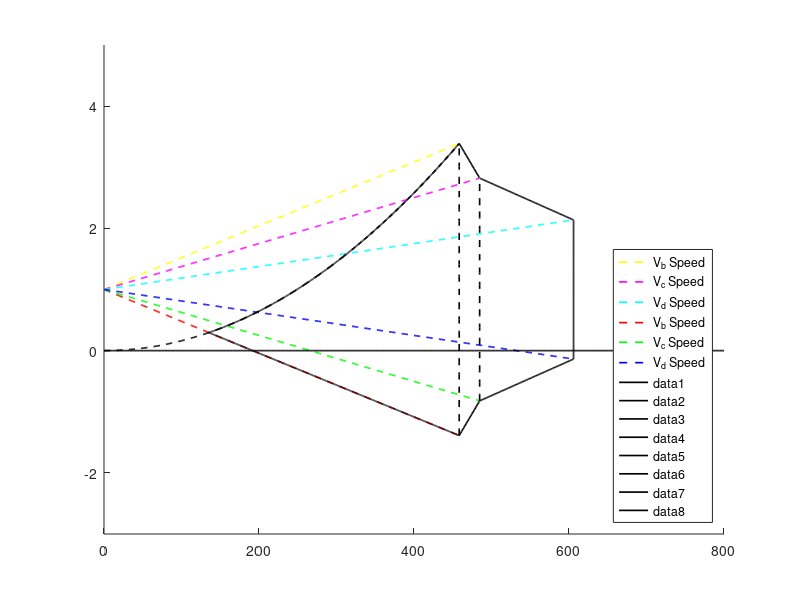

Here is the MATLAB script that generated this plot: (Note: this script raises an error after producing the figure.)
c=1.0
mVb=0.005212
mVc=0.003759
mVd=0.001878
Vb=458.3313
Vc=484.692
Vd=605.865

B1=c+mVb*Vb
C1=c+mVc*Vc
D1=c+mVd*Vd
D2=c-mVd*Vd
C2=c-mVc*Vc
B2=c-mVb*Vb

xa=0:1:800
ya=0*ones(size(xa))
xb=0:1:Vb
yb=c+mVb*xb
yb2=c-mVb*xb
xc=0:1:Vc
yc=c+mVc*xc
yc2=c-mVc*xc
xd=0:1:Vd
yd=c+mVd*xd
yd2=c-mVd*xd
M=B1/(Vb.^2)
yp=M*(xb.^2)
yv1=B2:0.1:B1
yv2=C2:0.1:C1
xv1=Vb*ones(size(yv1))
xv2=Vc*ones(size(yv2))

Mbc=(B1-C1)/(Vb-Vc)
Mbc2=(B2-C2)/(Vb-Vc)
Mcd=(C1-D1)/(Vc-Vd)
Mcd2=(C2-D2)/(Vc-Vd)


X=(c - (2*M*c - mVb*(mVb^2 + 4*M*c)^(1/2) + mVb^2)/(2*M))/mVb
Y=(2*M*c - mVb*(mVb^2 + 4*M*c)^(1/2) + mVb^2)/(2*M)

yD=D2:0.01:D1
xD=Vd*ones(size(yD))
xbc=Vb:1:Vc
xcd=Vc:1:Vd
yB1=B1+Mbc*(xbc-Vb)
yC1=C1+Mcd*(xcd-Vc)
yB2=B2+Mbc2*(xbc-Vb)
yC2=C2+Mcd2*(xcd-Vc)
xA=X:0.1:Vb
yA1=M*(xA.^2)
yA2=-mVb*xA+c
hold on
plot(xb,yb,'--y',xc,yc,'--m',xd,yd,'--c',xb,yb2,'--r',xc,yc2,'--g',xd,yd2,'--b',xb,yp,'--k',xv1,yv1,'--k',xv2,yv2,'--k')
legend({'V_{b} Speed','V_{c} Speed','V_{d} Speed','V_{b} Speed','V_{c} Speed','V_{d} Speed'},'Location','southeast','Orientation','vertical')
plot(xa,ya,'k')
plot(xA,yA1,'k',xA,yA2,'k',xD,yD,'k',xbc,yB1,'k',xcd,yC1,'k',xbc,yB2,'k',xcd,yC2,'k')
set(findall(gca, 'Type', 'Line'),'LineWidth',1.2);
hold off
ax=gca
xlim([0 800])
ylim([-3 5])
ax.XTick=[0 100 200 300 400 500 600 700 800]
ax.YTick=[-3.0 -2.0 -1.0 0 1.0 2.0 3.0 4.0 5.0]
ax.FontSize = 13
title('V-n Gust Diagram')
xlabel('Speed V in KEAS')
ylabel('Load Factor n')
str={'V_{b}','V_{c}','V_{d}'}
text([Vb Vc Vd ],[0.3 0.3 0.2],str,'FontSize',13)
dim = [.8 .5 .3 .3];
str = {'V_{b} = 458.33','V_{c} = 484.69','V_{d} = 605.86'}
annotation('textbox',dim,'String',str,'FitBoxToText','on')
